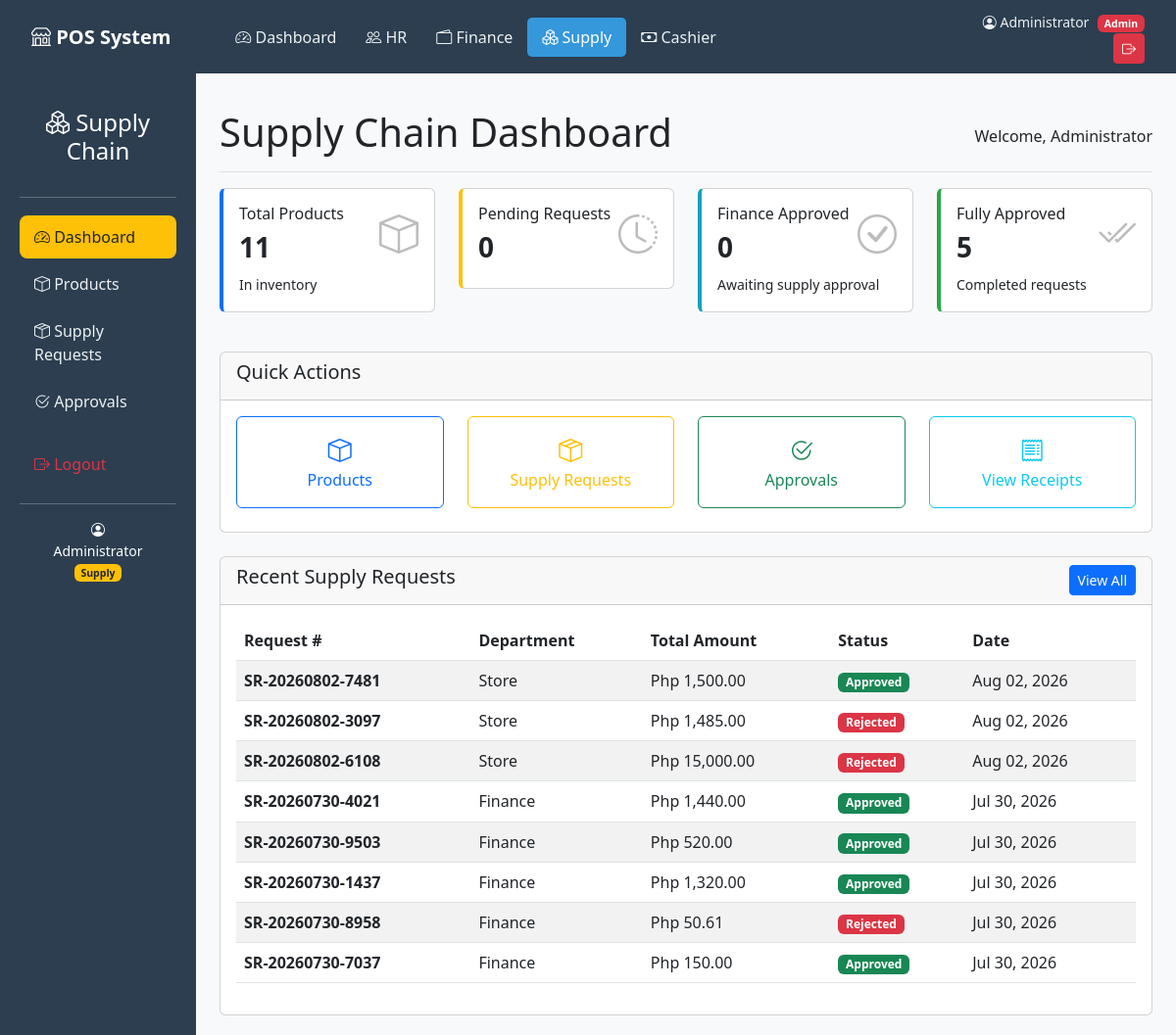
The app's page /pos-system/modules/supply/index.php (signed in) with its own data.
### tables this page shows
CREATE TABLE `supply_requests` (
  `id` int(11) NOT NULL,
  `request_number` varchar(20) NOT NULL,
  `requested_by` int(11) NOT NULL,
  `department` varchar(50) DEFAULT NULL,
  `total_amount` decimal(10,2) DEFAULT 0.00,
  `status` enum('pending','finance_approved','approved','rejected') DEFAULT 'pending',
  `date_requested` timestamp NOT NULL DEFAULT current_timestamp(),
  `finance_approved` tinyint(1) DEFAULT 0,
  `date_finance_approved` timestamp NULL DEFAULT NULL,
  `date_approved` timestamp NULL DEFAULT NULL,
  `priority` enum('low','medium','high','urgent') DEFAULT 'medium'
);

### pos-system/includes/functions.php (called while the page is built, shortened)
<?php
function formatCurrency($amount) {
    return 'Php ' . number_format($amount, 2);
}
?>

### pos-system/modules/supply/index.php (the view, shortened to what this page needs)
<?php
require_once '../../includes/functions.php';
require_once '../../config/database.php';
require_once '../../includes/header.php';
require_once '../../includes/sidebar.php';
?>
<main class="col-md-10 ms-sm-auto px-md-4 main-content">
    <div class="d-flex justify-content-between flex-wrap flex-md-nowrap align-items-center pt-3 pb-2 mb-3 border-bottom">
        <h1>Supply Chain Dashboard</h1>
        <span>Welcome, <?php echo $_SESSION['full_name']; ?></span>
    </div>
    <?php
    try {
        $total_products = $pdo->query("SELECT COUNT(*) FROM products")->fetchColumn();
        $pending_requests = $pdo->query("SELECT COUNT(*) FROM supply_requests WHERE status = 'pending'")->fetchColumn();
        $finance_approved = $pdo->query("SELECT COUNT(*) FROM supply_requests WHERE status = 'finance_approved'")->fetchColumn();
        $approved_requests = $pdo->query("SELECT COUNT(*) FROM supply_requests WHERE status = 'approved'")->fetchColumn();
    } catch (PDOException $e) {
        $total_products = 0;
        $pending_requests = 0;
        $finance_approved = 0;
        $approved_requests = 0;
        $rejected_requests = 0;
        $total_requests = 0;
    }
    ?>
    <div class="row">
        <div class="col-md-3 mb-3">
            <div class="card card-stats" style="border-left: 4px solid #0d6efd;">
                <div class="card-body">
                    <i class="bi bi-box stat-icon"></i>
                    <h6>Total Products</h6>
                    <h3><?php echo $total_products; ?></h3>
                    <small>In inventory</small>
                </div>
            </div>
        </div>
        <div class="col-md-3 mb-3">
            <div class="card card-stats" style="border-left: 4px solid #ffc107;">
                <div class="card-body">
                    <i class="bi bi-clock-history stat-icon"></i>
                    <h6>Pending Requests</h6>
                    <h3><?php echo $pending_requests; ?></h3>
                </div>
            </div>
        </div>
        <div class="col-md-3 mb-3">
            <div class="card card-stats" style="border-left: 4px solid #17a2b8;">
                <div class="card-body">
                    <i class="bi bi-check-circle stat-icon"></i>
                    <h6>Finance Approved</h6>
                    <h3><?php echo $finance_approved; ?></h3>
                    <small>Awaiting supply approval</small>
                </div>
            </div>
        </div>
        <div class="col-md-3 mb-3">
            <div class="card card-stats" style="border-left: 4px solid #28a745;">
                <div class="card-body">
                    <i class="bi bi-check2-all stat-icon"></i>
                    <h6>Fully Approved</h6>
                    <h3><?php echo $approved_requests; ?></h3>
                    <small>Completed requests</small>
                </div>
            </div>
        </div>
    </div>
    <div class="row mt-4">
        <div class="col-md-12">
            <div class="card">
                <div class="card-header">
                    <h5>Quick Actions</h5>
                </div>
                <div class="card-body">
                    <div class="row">
                        <div class="col-md-3 mb-2">
                            <a href="products.php" class="btn btn-outline-primary w-100 py-3">
                                <i class="bi bi-box" style="font-size: 24px;"></i><br>
                                Products
                            </a>
                        </div>
                        <div class="col-md-3 mb-2">
                            <a href="requests.php" class="btn btn-outline-warning w-100 py-3">
                                <i class="bi bi-box-seam" style="font-size: 24px;"></i><br>
                                Supply Requests
                            </a>
                        </div>
                        <div class="col-md-3 mb-2">
                            <a href="approvals.php" class="btn btn-outline-success w-100 py-3">
                                <i class="bi bi-check2-circle" style="font-size: 24px;"></i><br>
                                Approvals
                            </a>
                        </div>
                        <div class="col-md-3 mb-2">
                            <a href="../../pages/receipts.php" class="btn btn-outline-info w-100 py-3">
                                <i class="bi bi-receipt" style="font-size: 24px;"></i><br>
                                View Receipts
                            </a>
                        </div>
                    </div>
                </div>
            </div>
        </div>
    </div>
    <div class="card mt-4">
        <div class="card-header d-flex justify-content-between align-items-center">
            <h5>Recent Supply Requests</h5>
            <a href="requests.php" class="btn btn-sm btn-primary">View All</a>
        </div>
        <div class="card-body">
            <div class="table-responsive">
                <table class="table table-striped table-hover">
                    <thead>
                        <tr>
                            <th>Request #</th>
                            <th>Department</th>
                            <th>Total Amount</th>
                            <th>Status</th>
                            <th>Date</th>
                        </tr>
                    </thead>
                    <tbody>
                        <?php
                        try {
                            $recent = $pdo->query("SELECT * FROM supply_requests ORDER BY date_requested DESC LIMIT 10");
                            if($recent->rowCount() > 0):
                            while($row = $recent->fetch()):
                        ?>
                        <tr>
                            <td><strong><?php echo $row['request_number']; ?></strong></td>
                            <td><?php echo $row['department']; ?></td>
                            <td><?php echo formatCurrency($row['total_amount']); ?></td>
                            <td>
                                <span class="badge bg-<?php
                                    echo $row['status'] == 'approved' ? 'success' :
                                        ($row['status'] == 'rejected' ? 'danger' :
                                            ($row['status'] == 'finance_approved' ? 'info' : 'warning'));
                                ?>">
                                    <?php echo str_replace('_', ' ', ucfirst($row['status'])); ?>
                                </span>
                            </td>
                            <td><?php echo date('M d, Y', strtotime($row['date_requested'])); ?></td>
                        </tr>
                        <?php
                            endwhile;
                            else:
                        ?>
                        <tr>
                            <td colspan="5" class="text-center">No supply requests yet</td>
                        </tr>
                        <?php
                            endif;
                        } catch (PDOException $e) {
                            echo '<tr><td colspan="5" class="text-center text-danger">Error loading requests</td></tr>';
                        }
                        ?>
                    </tbody>
                </table>
            </div>
        </div>
    </div>
</main>
<?php require_once '../../includes/footer.php'; ?>

### pos-system/includes/header.php (style rules this page uses)
body { background: #f8f9fa; }
.main-content { padding: 20px; }
.card-stats { border-left: 4px solid #3498db; }
.card-stats h3 { font-size: 28px; font-weight: bold; }
.card-stats .stat-icon { font-size: 40px; opacity: 0.3; float: right; }

### records on screen
supply_requests: request_number "SR-20260802-7481", department "Store", total_amount "Php 1,500.00", status "Approved", date_requested "Aug 02, 2026"
supply_requests: request_number "SR-20260802-3097", department "Store", total_amount "Php 1,485.00", status "Rejected", date_requested "Aug 02, 2026"
supply_requests: request_number "SR-20260802-6108", department "Store", total_amount "Php 15,000.00", status "Rejected", date_requested "Aug 02, 2026"
supply_requests: request_number "SR-20260730-4021", department "Finance", total_amount "Php 1,440.00", status "Approved", date_requested "Jul 30, 2026"
supply_requests: request_number "SR-20260730-9503", department "Finance", total_amount "Php 520.00", status "Approved", date_requested "Jul 30, 2026"
supply_requests: request_number "SR-20260730-1437", department "Finance", total_amount "Php 1,320.00", status "Approved", date_requested "Jul 30, 2026"
supply_requests: request_number "SR-20260730-8958", department "Finance", total_amount "Php 50.61", status "Rejected", date_requested "Jul 30, 2026"
supply_requests: request_number "SR-20260730-7037", department "Finance", total_amount "Php 150.00", status "Approved", date_requested "Jul 30, 2026"

### other values on screen
$_SESSION['full_name'] "Administrator"
$role "Admin"
$total_products "11"
$pending_requests "0"
$finance_approved "0"
$approved_requests "5"
